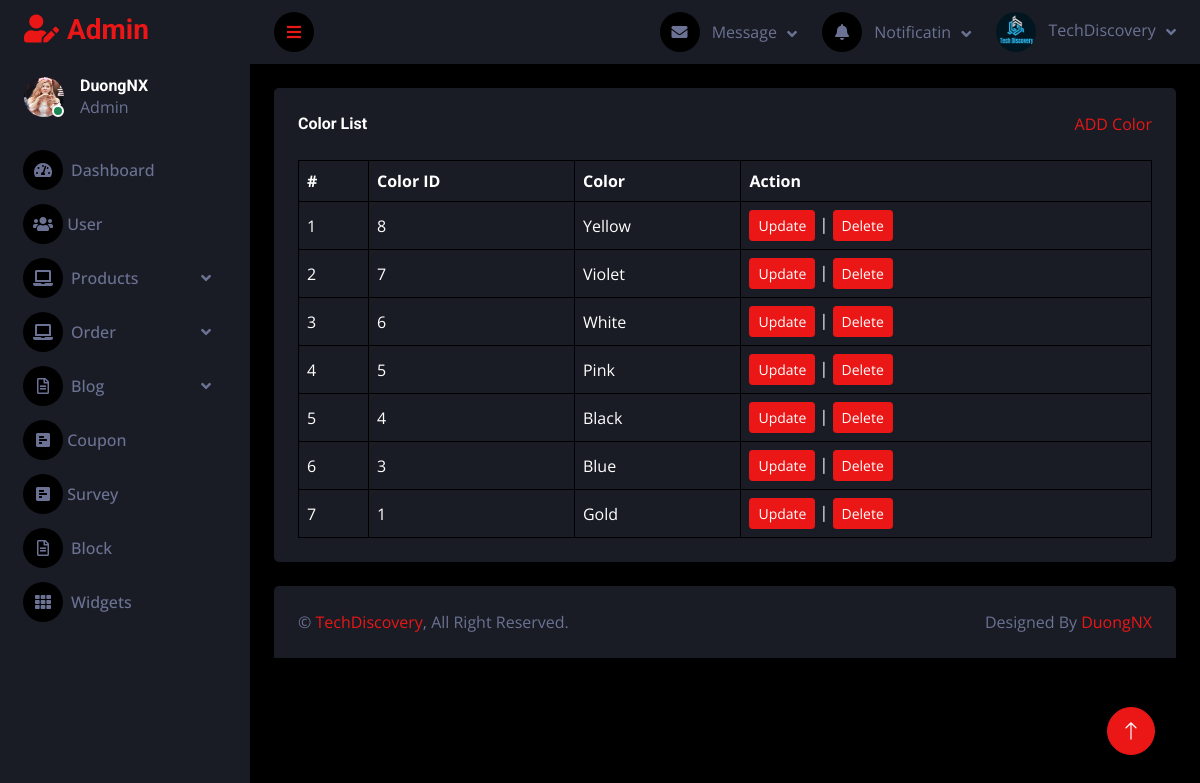
The app's page /admin/colorlist.php with its own data.
### tables this page shows
CREATE TABLE `tbl_color` (
  `color_id` int(11) NOT NULL,
  `color_name` varchar(255) NOT NULL
);

### admin/database.php (called while the page is built, shortened)
<?php
class Database
{
    public $host = DB_HOST;
    public $user = DB_USER;
    public $pass = DB_PASS;
    public $dbname = DB_NAME;
    public $link;
    private function connectDB()
    {
        $this->link = new mysqli($this->host, $this->user, $this->pass, $this->dbname);
    }
    public function select($query)
    {
        $result = $this->link->query($query) or die($this->link->error . __LINE__);
        if ($result->num_rows > 0) {
            return $result;
        } else {
            return false;
        }
    }
}
?>

### admin/class/color_class.php (called while the page is built, shortened)
<?php
    include 'database.php';
?>
<?php
    class color {
        private $db;
        public function __construct()
        {
            $this -> db = new Database();
        }
        public function show_color(){
            $query = "SELECT * FROM tbl_color ORDER BY color_id DESC ";
            $result = $this->db->select($query);
            return $result;
        }
    }
?>

### admin/colorlist.php (the view, shortened to what this page needs)
<?php
include "header.php";
include "sidebar.php";
include "navbar.php";
include "class/color_class.php";
?>
<?php
$color = new color;
$show_colors = $color->show_color();
?>
<div class="container-fluid pt-4 px-4">
    <div class="bg-secondary text-center rounded p-4">
        <div class="d-flex align-items-center justify-content-between mb-4">
            <h6 class="mb-0">Color List</h6>
            <a href="color_add.php">ADD Color</a>
        </div>
        <div class="table-responsive">
            <table class="table text-start align-middle table-bordered table-hover mb-0">
                <thead>
                    <tr class="text-white">
                        <th scope="col">#</th>
                        <th scope="col">Color ID</th>
                        <th scope="col">Color</th>
                        <th scope="col">Action</th>
                    </tr>
                </thead>
                <tbody>
                    <?php
                    if ($show_colors) {
                        $i = 0;
                        while ($result = $show_colors->fetch_assoc()) {
                            $i++;
                    ?>
                            <tr>
                                <td><?php echo $i ?></td>
                                <td><?php echo $result['color_id'] ?></td>
                                <td><?php echo $result['color_name'] ?></td>
                                <td>
                                    <a class="btn btn-sm btn-primary" href="coloredit.php?color_id=<?php echo $result['color_id'] ?>">Update</a> |
                                    <a class="btn btn-sm btn-primary" href="#" onclick="confirmDelete(<?php echo $result['color_id'] ?>)">Delete</a>
                                </td>
                            </tr>
                    <?php
                        }
                    }
                    ?>
                </tbody>
            </table>
        </div>
    </div>
</div>
<?php
include "footer.php";
?>

### admin/css/style.css (style rules this page uses)
:root { --primary: #EB1616; --secondary: #191C24; --light: #6C7293; --dark: #000000; }
.btn { transition: .5s; }

### records on screen
tbl_color: color_id "8", color_name "Yellow"
tbl_color: color_id "7", color_name "Violet"
tbl_color: color_id "6", color_name "White"
tbl_color: color_id "5", color_name "Pink"
tbl_color: color_id "4", color_name "Black"
tbl_color: color_id "3", color_name "Blue"
tbl_color: color_id "1", color_name "Gold"
